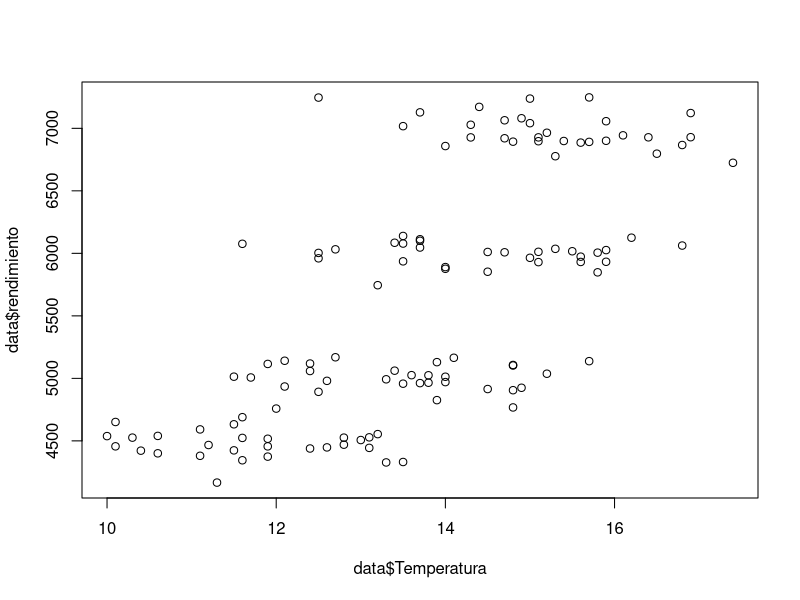
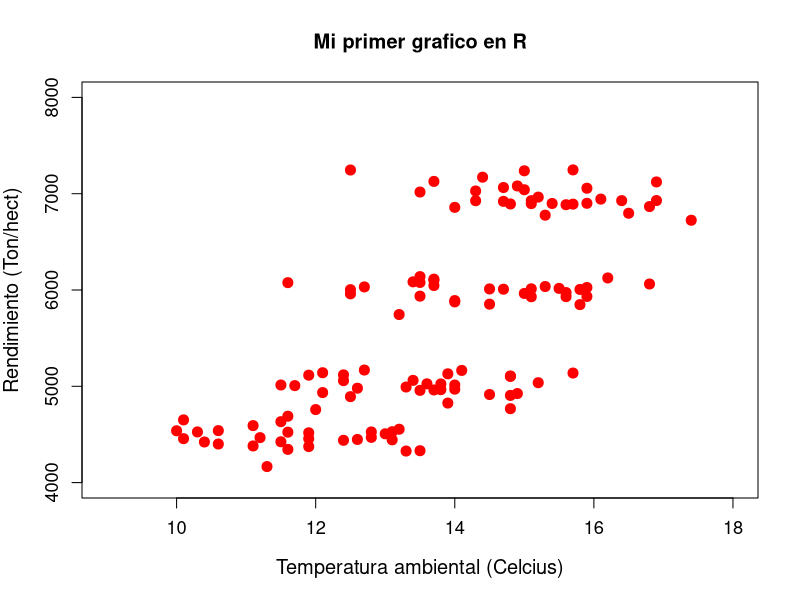
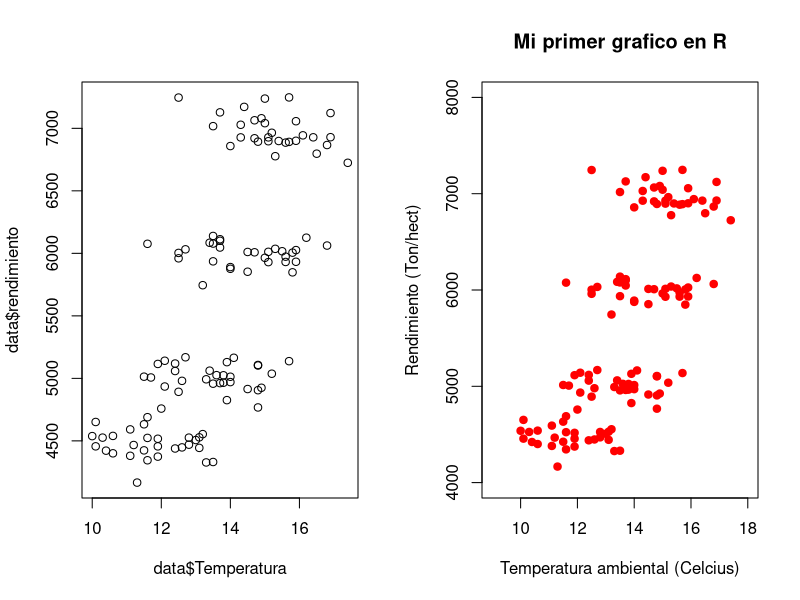
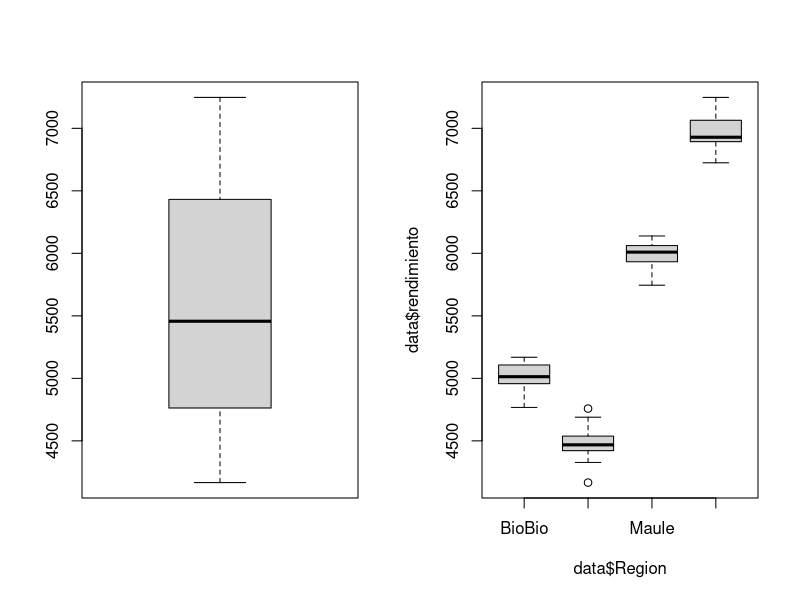

Recreate these plots in R, in order. (Note: this script raises an error after producing the figures.)
## ---- chunk 1
data <- read.csv("./datos/dataset.csv")
plot(data$Temperatura, data$rendimiento)
## ---- chunk 2
plot(data$Temperatura,data$rendimiento,
xlab = "Temperatura ambiental (Celcius)",
ylab = "Rendimiento (Ton/hect)",
xlim = c(9,18),
ylim = c(4000,8000),
main = "Mi primer grafico en R",
pch=20,
col="red",
cex=2,
cex.lab=1.2,
cex.axis=1.1)
## ---- chunk 3
par(mfrow=c(1,2))

plot(data$Temperatura,data$rendimiento)

plot(data$Temperatura,data$rendimiento,
xlab = "Temperatura ambiental (Celcius)",
ylab = "Rendimiento (Ton/hect)",
xlim = c(9,18),
ylim = c(4000,8000),
main = "Mi primer grafico en R",
pch=20,
col="red",
cex=1.5,
cex.lab=1.0,
cex.axis=1.0)
## ---- chunk 4
boxplot(data$rendimiento)
## ---- chunk 5
boxplot(data$rendimiento ~ data$Region)
## ---- chunk 6
plot(data$rendimiento ~ data$Region,
xlab = "Region",
ylab = "Rendimiento (Ton/hect)",
ylim = c(4000,8000),
main = "Diagrama de cajas",
pch=18,
col="red",
col.main="red",
cex=2,
cex.main=1.5,
cex.lab=1.0,
cex.axis=1.0)
## ---- chunk 7
hist(data$rendimiento)
## ---- chunk 8
hist(data$rendimiento,breaks=4)
## ---- chunk 9
par(mfrow=c(1,2))

hist(data$rendimiento)

hist(data$rendimiento,
main="Histograma de densidad",
xlab="Rendimiento (Ton/hect)",
xlim=c(3500,8500),
col="red",
freq=FALSE,
cex.main=1.2,
cex.lab=1.0,
cex.axis=1.0,
Freq=FALSE)
